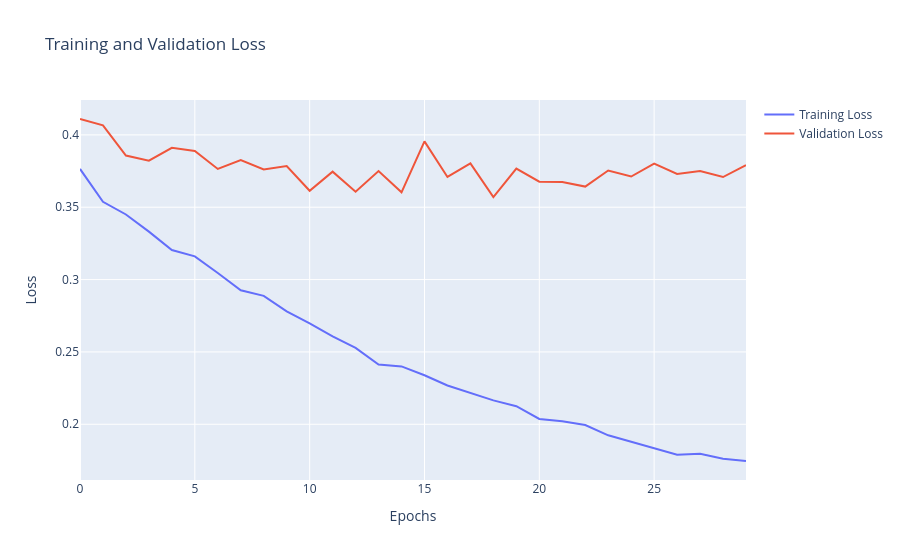

Source (notebook cell):
### Code cell
fig = go.Figure(data=[
    go.Scatter(y=history_lora["loss"], name="Training Loss", mode="lines"),
    go.Scatter(y=history_lora["val_loss"], name="Validation Loss", mode="lines")
])
fig.update_layout(title="Training and Validation Loss", xaxis_title="Epochs", yaxis_title="Loss")
fig.show()

### Figure 1 — Plotly figure (JSON) as saved in the notebook; plotly's stock layout.template omitted (floating-point values rounded to 4 significant figures)
{"data": [{"mode": "lines", "name": "Training Loss", "type": "scatter", "y": [0.3765, 0.3538, 0.345, 0.3331, 0.3204, 0.3161, 0.3046, 0.2926, 0.2887, 0.2781, 0.2697, 0.2607, 0.2528, 0.2413, 0.24, 0.2339, 0.2268, 0.2215, 0.2165, 0.2125, 0.2037, 0.2021, 0.1995, 0.1924, 0.1879, 0.1835, 0.179, 0.1795, 0.1762, 0.1746]}, {"mode": "lines", "name": "Validation Loss", "type": "scatter", "y": [0.411, 0.4066, 0.3857, 0.3821, 0.3911, 0.3889, 0.3764, 0.3825, 0.3761, 0.3784, 0.3614, 0.3746, 0.3607, 0.375, 0.3603, 0.3955, 0.3709, 0.3803, 0.357, 0.3767, 0.3677, 0.3675, 0.3643, 0.3754, 0.3712, 0.3801, 0.373, 0.3751, 0.3709, 0.3791]}], "layout": {"title": {"text": "Training and Validation Loss"}, "xaxis": {"title": {"text": "Epochs"}}, "yaxis": {"title": {"text": "Loss"}}}}
